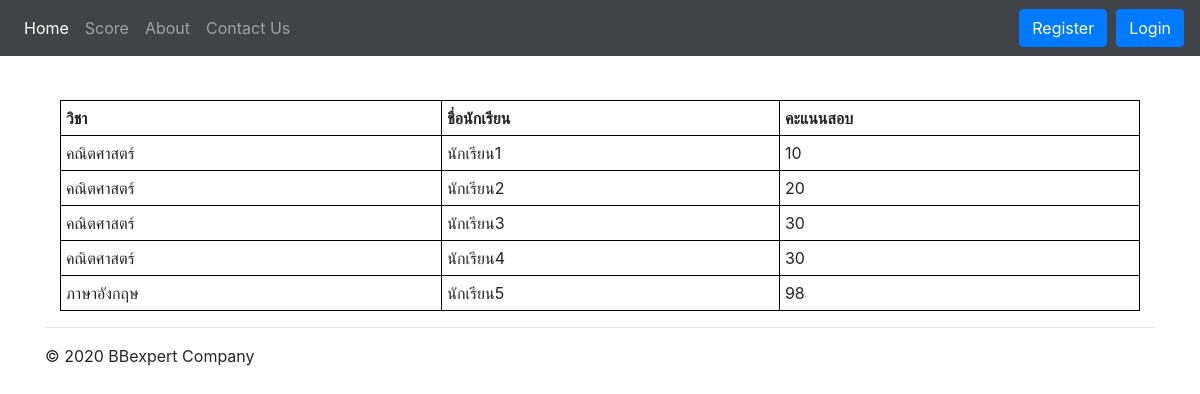
Page /score/ on the committed database.
### school/models.py (models this page shows, shortened)
class ExamScore(models.Model):
	allsubject = (('คณิตศาสตร์','คณิตศาสตร์'),
				  ('วิทยาศาสตร์','วิทยาศาสตร์'),
				  ('ศิลปะ','ศิลปะ'),
				  ('ภาษาอังกฤษ','ภาษาอังกฤษ'),
				  ('สังคมศึกษา','สังคมศึกษา'),
				  ('ภาษาไทย','ภาษาไทย')	)
	subject = models.CharField(max_length=200, choices=allsubject, default='math')
	student_name = models.CharField(max_length=200)
	score = models.IntegerField(default=0)

### school/views.py (the view)
# urls.py: path('score/',ShowScore,name='score-page'),
def ShowScore(request):
	score = ExamScore.objects.all() #ดึงค่ามาจาก database ทั้งหมด
	context = {'score':score}
	return render(request,'school/showscore.html',context)

### school/template/school/showscore.html
{% extends 'school/base.html' %}
{% block content %}
<div class="container">
<center>
  <table style="width:100%">
    <tr><th>วิชา</th><th>ชื่อนักเรียน</th><th>คะแนนสอบ</th></tr>
    {% for sc in score %}
        <tr><td>{{sc.subject}}</td><td>{{sc.student_name}}</td><td>{{sc.score}}</td></tr>
    {% endfor%}
  </table>
</center>
</div>
{% endblock content%}

### school/template/school/base.html (shortened to what this page needs)
<!doctype html>
<html lang="en">
  <head>
    <link rel="stylesheet" href="https://maxcdn.bootstrapcdn.com/bootstrap/4.4.1/css/bootstrap.min.css">
    <link rel="stylesheet" href="https://cdnjs.cloudflare.com/ajax/libs/font-awesome/4.7.0/css/font-awesome.min.css">
  </head>
  <body>
    <nav class="navbar navbar-expand-md navbar-dark fixed-top" style='background-color: #404347;'>
  <div class="collapse navbar-collapse" id="navbarsExampleDefault">
    <ul class="navbar-nav mr-auto">
      <li class="nav-item active">
        <a class="nav-link" href="{% url 'home-page'%}">Home <span class="sr-only">(current)</span></a>
      </li>
    <li class="nav-item">
        <a class="nav-link" href="{% url 'score-page'%}">Score</a>
    </li>
    <li class="nav-item">
        <a class="nav-link" href="{% url 'about-page'%}">About</a>
    </li>
    <li class="nav-item">
        <a class="nav-link" href="{% url 'contact-page'%}">Contact Us</a>
    </li>
    </ul>
      <div>
        {% if user.is_authenticated %}
        <font color="white"> สวัสดี &nbsp {{user.first_name}}&nbsp&nbsp{{user.last_name}}</font>
            &nbsp&nbsp&nbsp<a class ="btn btn-primary" href="{% url 'logout' %}">Logout</a>
        {%else%}
          <a class ="btn btn-primary" href="{% url 'register-page'%}">Register</a>
          &nbsp<a class ="btn btn-primary" href="{% url 'login' %}">Login</a>
        {%endif%}
      </div>
  </div>
</nav>
<main role="main">
  <div class="container">
   {% block content %}
   {% endblock %}
    <hr>
  </div>
</main>
<footer class="container">
  <p>&copy; 2020 BBexpert Company</p>
</footer>
</body>
</html>

### school/template/school/base.html (style rules this page uses)
table, th, td { border: 1px solid black; border-collapse: collapse; }
th, td { padding: 5px; text-align: left; }

### rows in the picture
ExamScore: subject "คณิตศาสตร์", student_name "นักเรียน1", score "10"
ExamScore: subject "คณิตศาสตร์", student_name "นักเรียน2", score "20"
ExamScore: subject "คณิตศาสตร์", student_name "นักเรียน3", score "30"
ExamScore: subject "คณิตศาสตร์", student_name "นักเรียน4", score "30"
ExamScore: subject "ภาษาอังกฤษ", student_name "นักเรียน5", score "98"
